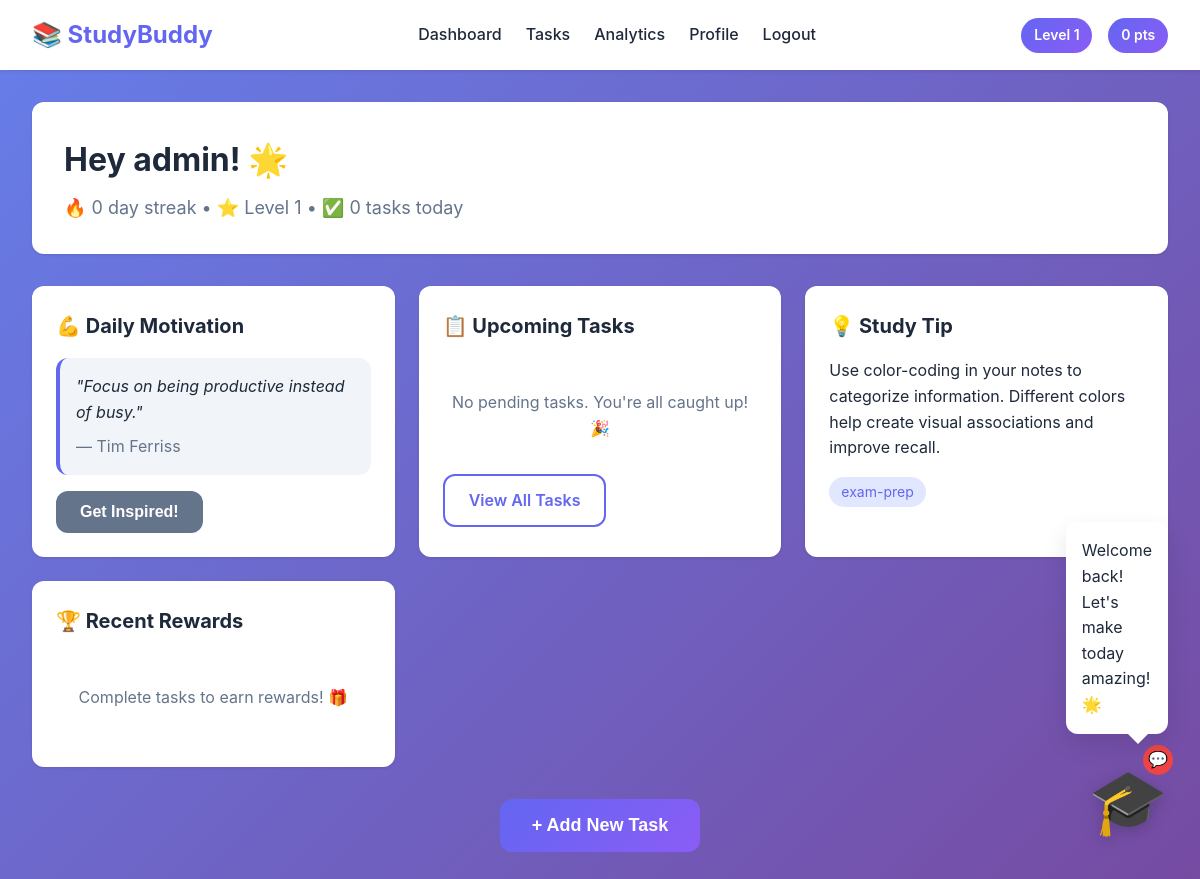
The page /dashboard/ (signed in) on the database its author committed.
### core/models.py (models this page shows, shortened)
class UserProfile(models.Model):
    user = models.OneToOneField(User, on_delete=models.CASCADE, related_name='profile')
    profile_image = models.ImageField(upload_to='profiles/', null=True, blank=True)
    level = models.IntegerField(default=1)
    total_points = models.IntegerField(default=0)
    streak_count = models.IntegerField(default=0)
    last_activity_date = models.DateField(null=True, blank=True)

class Quote(models.Model):
    CATEGORY_CHOICES = [
        ('motivation', 'Motivation'),
        ('focus', 'Focus'),
        ('time-management', 'Time Management'),
    ]
    content = models.TextField()
    author = models.CharField(max_length=100)
    category = models.CharField(max_length=30, choices=CATEGORY_CHOICES, default='motivation')
    date_added = models.DateTimeField(auto_now_add=True)

class StudyTip(models.Model):
    DIFFICULTY_CHOICES = [
        ('easy', 'Easy'),
        ('moderate', 'Moderate'),
        ('hard', 'Hard'),
    ]
    content = models.TextField()
    difficulty_level = models.CharField(max_length=20, choices=DIFFICULTY_CHOICES, default='moderate')
    context_tag = models.CharField(max_length=50)
    date_added = models.DateTimeField(auto_now_add=True)

### core/views.py (the view)
# urls.py: path('dashboard/', views.dashboard_view, name='dashboard'),
@login_required
def dashboard_view(request):
    tasks = Task.objects.filter(user=request.user, is_completed=False).order_by('due_date')[:5]
    recent_rewards = Reward.objects.filter(user=request.user)[:3]
    completed_today = Task.objects.filter(
        user=request.user,
        is_completed=True,
        completed_at__date=timezone.now().date()
    ).count()
    quote = Quote.objects.order_by('?').first()
    tip = StudyTip.objects.order_by('?').first()
    context = {
        'tasks': tasks,
        'recent_rewards': recent_rewards,
        'completed_today': completed_today,
        'quote': quote,
        'tip': tip,
        'profile': request.user.profile,
    }
    return render(request, 'dashboard.html', context)

### templates/dashboard.html (shortened to what this page needs)
{% extends 'base.html' %}
{% block content %}
<div class="dashboard">
    <div class="welcome-section">
        <h1>Hey {{ user.username }}! 🌟</h1>
        <p class="streak-text">
            🔥 {{ profile.streak_count }} day streak •
            ⭐ Level {{ profile.level }} •
            ✅ {{ completed_today }} tasks today
        </p>
    </div>
    <div class="dashboard-grid">
        <div class="card motivation-card">
            <h2>💪 Daily Motivation</h2>
            {% if quote %}
            <blockquote class="quote">
                "{{ quote.content }}"
                <footer>— {{ quote.author }}</footer>
            </blockquote>
            {% endif %}
            <button onclick="getNewMotivation()" class="btn btn-secondary">Get Inspired!</button>
        </div>
        <div class="card tasks-card">
            <h2>📋 Upcoming Tasks</h2>
            {% if tasks %}
            <ul class="task-list">
                {% for task in tasks %}
                <li class="task-item priority-{{ task.priority }}">
                    <div class="task-info">
                        <strong>{{ task.title }}</strong>
                        <span class="task-meta">{{ task.category|title }} • Due: {{ task.due_date|date:"M d" }}</span>
                    </div>
                    <button onclick="completeTask({{ task.id }})" class="btn-icon">✓</button>
                </li>
                {% endfor %}
            </ul>
            {% else %}
            <p class="empty-state">No pending tasks. You're all caught up! 🎉</p>
            {% endif %}
            <a href="{% url 'tasks' %}" class="btn btn-outline">View All Tasks</a>
        </div>
        <div class="card tips-card">
            <h2>💡 Study Tip</h2>
            {% if tip %}
            <p class="tip-content">{{ tip.content }}</p>
            <span class="tip-tag">{{ tip.context_tag }}</span>
            {% endif %}
        </div>
        <div class="card rewards-card">
            <h2>🏆 Recent Rewards</h2>
            {% if recent_rewards %}
            <ul class="rewards-list">
                {% for reward in recent_rewards %}
                <li class="reward-item">
                    <span class="reward-points">+{{ reward.points_earned }} pts</span>
                    {% if reward.badge_name %}
                    <span class="badge">🎖️ {{ reward.badge_name }}</span>
                    {% endif %}
                </li>
                {% endfor %}
            </ul>
            {% else %}
            <p class="empty-state">Complete tasks to earn rewards! 🎁</p>
            {% endif %}
        </div>
    </div>
    <div class="quick-add">
        <button onclick="showTaskModal()" class="btn btn-primary btn-large">+ Add New Task</button>
    </div>
</div>
{% endblock %}

### templates/base.html (shortened to what this page needs)
{% load static %}
<!DOCTYPE html>
<html lang="en">
<head>
    <link rel="stylesheet" href="/static/css/style.css">
</head>
<body>
    {% if user.is_authenticated %}
    <nav class="navbar">
        <div class="nav-container">
            <div class="nav-brand">
                <span class="logo">📚 StudyBuddy</span>
            </div>
            <div class="nav-links">
                <a href="{% url 'dashboard' %}" class="nav-link">Dashboard</a>
                <a href="{% url 'tasks' %}" class="nav-link">Tasks</a>
                <a href="{% url 'analytics' %}" class="nav-link">Analytics</a>
                <a href="{% url 'profile' %}" class="nav-link">Profile</a>
                <a href="{% url 'logout' %}" onclick="return confirm('Are you sure you want to log out?');" class="nav-link">Logout</a>
            </div>
            <div class="nav-user">
                <span class="level-badge">Level {{ user.profile.level }}</span>
                <span class="points-badge">{{ user.profile.total_points }} pts</span>
            </div>
        </div>
    </nav>
    {% endif %}
<div id="mascot" class="mascot">
    <div class="chat-badge" id="chatBadge">💬</div>
    <div id="mascot-message" class="mascot-message"></div>
    <div class="mascot-face" onclick="toggleChat()">🎓</div>
</div>
    <main class="container">
        {% block content %}{% endblock %}
    </main>
</body>
</html>

### rows shown on the page
UserProfile: streak_count "0", level "1"
Quote: content "Focus on being productive instead of busy.", author "Tim Ferriss"
StudyTip: content "Use color-coding in your notes to categorize information. Different colors help create visual associations and improve recall.", context_tag "exam-prep"

### other values the page prints
{{ user.profile.level }} "1"
{{ user.profile.total_points }} "0"
{{ user.username }} "admin"
{{ completed_today }} "0"
